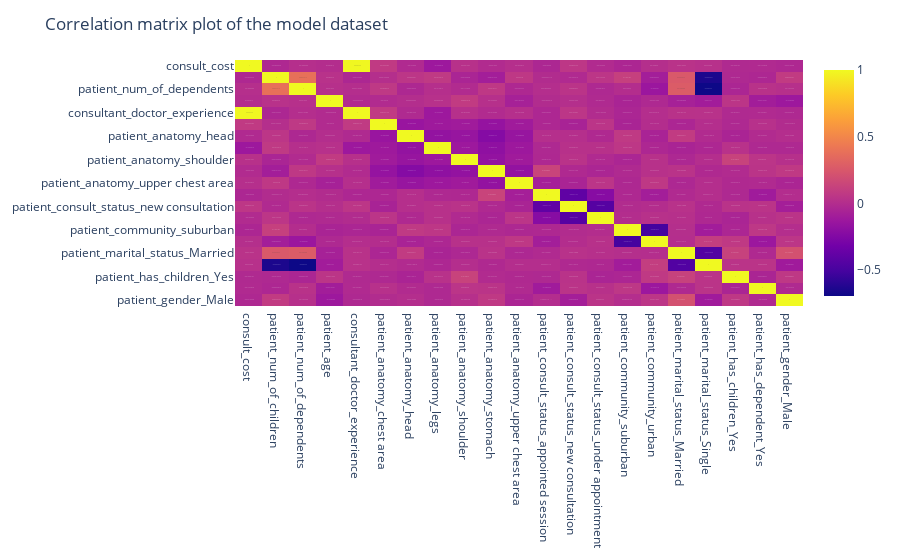

Notebook source saved alongside this figure:
### Code cell
corr = model_dataframe.corr()
fig = px.imshow(corr, text_auto=True, aspect="auto")

# Title
fig.update_layout(title_text="Correlation matrix plot of the model dataset")

fig.show()

### Figure 1 — Plotly figure (JSON) as saved in the notebook; plotly's stock layout.template omitted (floating-point values rounded to 4 significant figures; data arrays with more than 128 entries replaced by an {"elided": "..."} marker saying what was removed)
{"data": [{"coloraxis": "coloraxis", "hovertemplate": "x: %{x}<br>y: %{y}<br>color: %{z}<extra></extra>", "name": "0", "texttemplate": "%{z}", "type": "heatmap", "x": ["consult_cost", "patient_num_of_children", "patient_num_of_dependents", "patient_age", "consultant_doctor_experience", "patient_anatomy_chest area", "patient_anatomy_head", "patient_anatomy_legs", "patient_anatomy_shoulder", "patient_anatomy_stomach", "patient_anatomy_upper chest area", "patient_consult_status_appointed session", "patient_consult_status_new consultation", "patient_consult_status_under appointment", "patient_community_suburban", "patient_community_urban", "patient_marital_status_Married", "patient_marital_status_Single", "patient_has_children_Yes", "patient_has_dependent_Yes", "patient_gender_Male"], "xaxis": "x", "y": ["consult_cost", "patient_num_of_children", "patient_num_of_dependents", "patient_age", "consultant_doctor_experience", "patient_anatomy_chest area", "patient_anatomy_head", "patient_anatomy_legs", "patient_anatomy_shoulder", "patient_anatomy_stomach", "patient_anatomy_upper chest area", "patient_consult_status_appointed session", "patient_consult_status_new consultation", "patient_consult_status_under appointment", "patient_community_suburban", "patient_community_urban", "patient_marital_status_Married", "patient_marital_status_Single", "patient_has_children_Yes", "patient_has_dependent_Yes", "patient_gender_Male"], "yaxis": "y", "z": {"elided": "21x21 float values"}}], "layout": {"coloraxis": {"colorscale": [[0, "#0d0887"], [0.1111, "#46039f"], [0.2222, "#7201a8"], [0.3333, "#9c179e"], [0.4444, "#bd3786"], [0.5556, "#d8576b"], [0.6667, "#ed7953"], [0.7778, "#fb9f3a"], [0.8889, "#fdca26"], [1, "#f0f921"]]}, "margin": {"t": 60}, "title": {"text": "Correlation matrix plot of the model dataset"}, "xaxis": {"anchor": "y", "domain": [0, 1]}, "yaxis": {"anchor": "x", "autorange": "reversed", "domain": [0, 1]}}}
